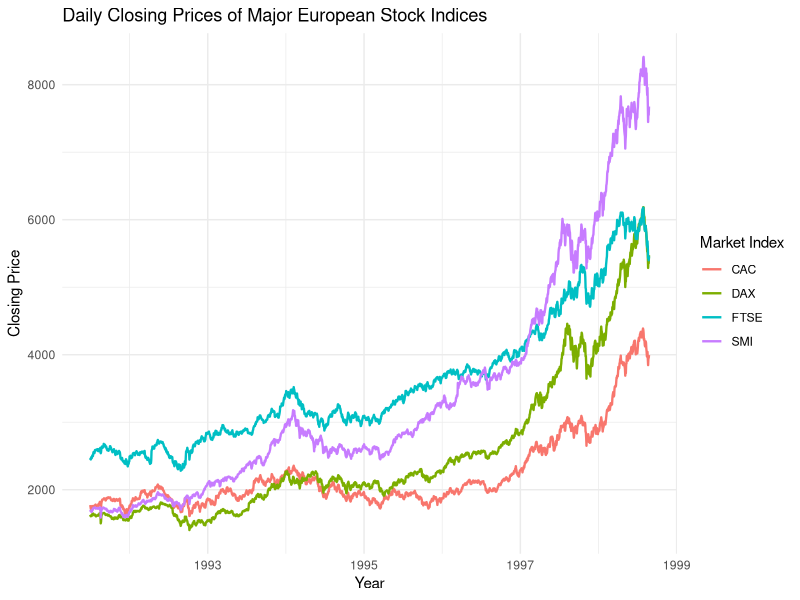
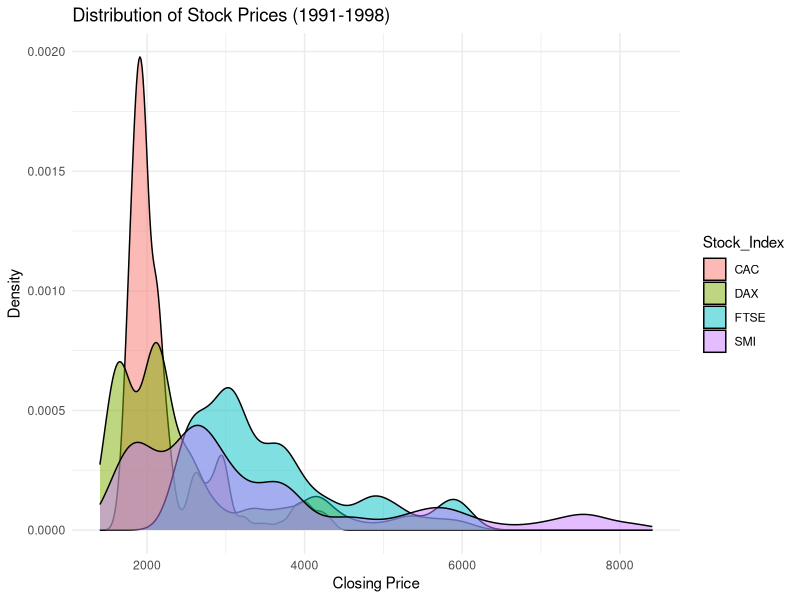
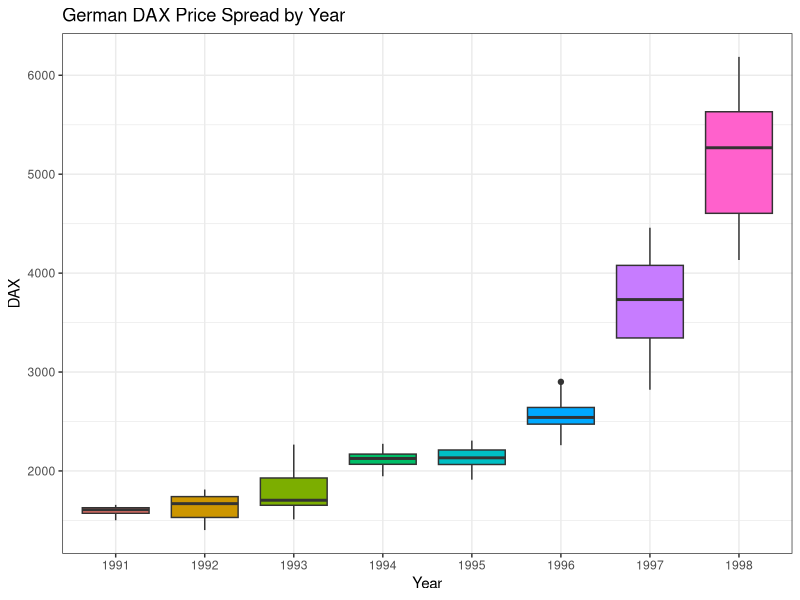

R code for these plots, in order:
library(ggplot2)
library(dplyr)
library(tidyr)

data("EuStockMarkets")

# Convert to data frame and add the time column
eu_data <- as.data.frame(EuStockMarkets) %>%
  mutate(time = as.numeric(time(EuStockMarkets)))

# Reshape from "wide" to "long" format
eu_long <- eu_data %>%
  pivot_longer(
    cols = c(DAX, SMI, CAC, FTSE), 
    names_to = "Stock_Index", 
    values_to = "Price"
  )

closing <- ggplot(eu_long, aes(x = time, y = Price, color = Stock_Index)) +
  geom_line(linewidth = 0.8) +
  labs(
    title = "Daily Closing Prices of Major European Stock Indices",
    x = "Year",
    y = "Closing Price",
    color = "Market Index"
  ) +
  theme_minimal()

print(closing)


distr <- ggplot(eu_long, aes(x = Price, fill = Stock_Index)) +
  geom_density(alpha = 0.5) +
  theme_minimal() +
  labs(title = "Distribution of Stock Prices (1991-1998)",
       x = "Closing Price",
       y = "Density")


print(distr)

# Prepare data with a discrete Year column
eu_yearly <- eu_data %>%
  mutate(Year = as.factor(floor(time)))

gerPrice <- ggplot(eu_yearly, aes(x = Year, y = DAX, fill = Year)) +
  geom_boxplot() +
  guides(fill = "none") +
  theme_bw() +
  labs(title = "German DAX Price Spread by Year")

print(gerPrice)
